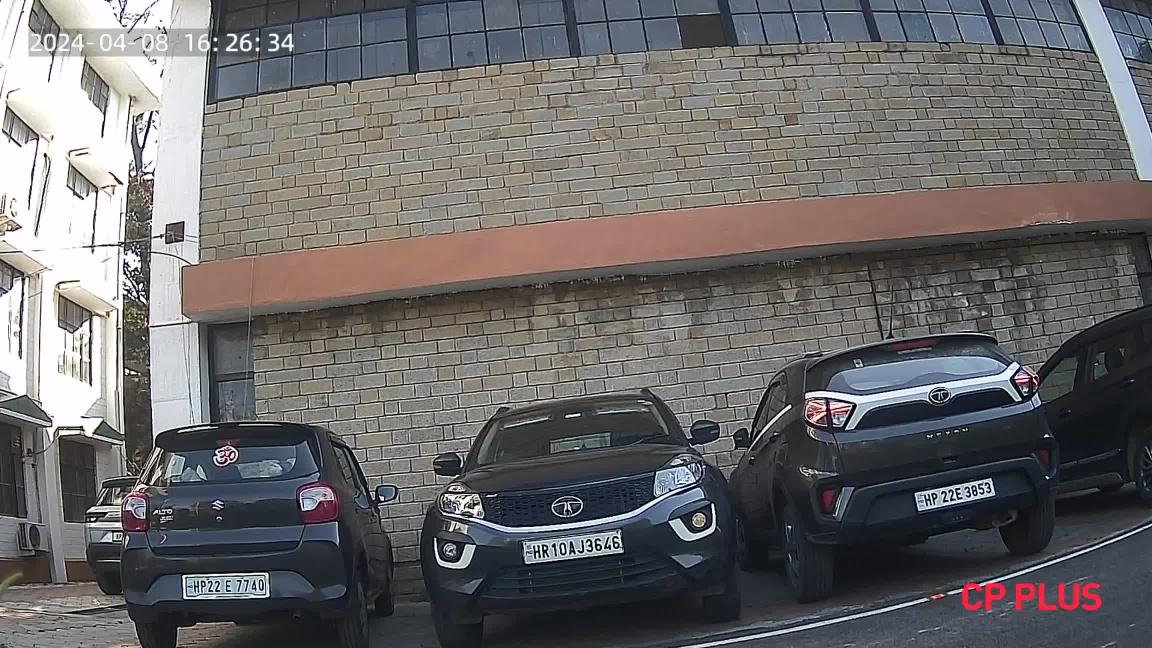
#> input picture controllers/parking-Python/171257379740342.jpg, 2304 x 1296 px (shown at 1/2 size)
$ python workshopmarking.py
#> lines starting #> are read from the running program, lines starting #| are printed output that depends on the picture
#> further down, image is the input picture: shape (1296, 2304, 3); mean B, G, R 105.9, 105.2, 107.2
import cv2 as cv
import pickle #its used to save the data and move it to some file

try:
    with open("workshopposn",'rb') as f:
        poslist=pickle.load(f)
except:
    poslist=[]

width,height=300,250
def rescaleframe(frame,scale=0.5):
#> called with scale = 0.5
    width=int(frame.shape[1]*scale)
#> width = 1152
    height=int(frame.shape[0]*scale)
#> height = 648
    dimensions=(width,height)
#> dimensions = (1152, 648)
    return cv.resize(frame,dimensions,interpolation=cv.INTER_AREA)
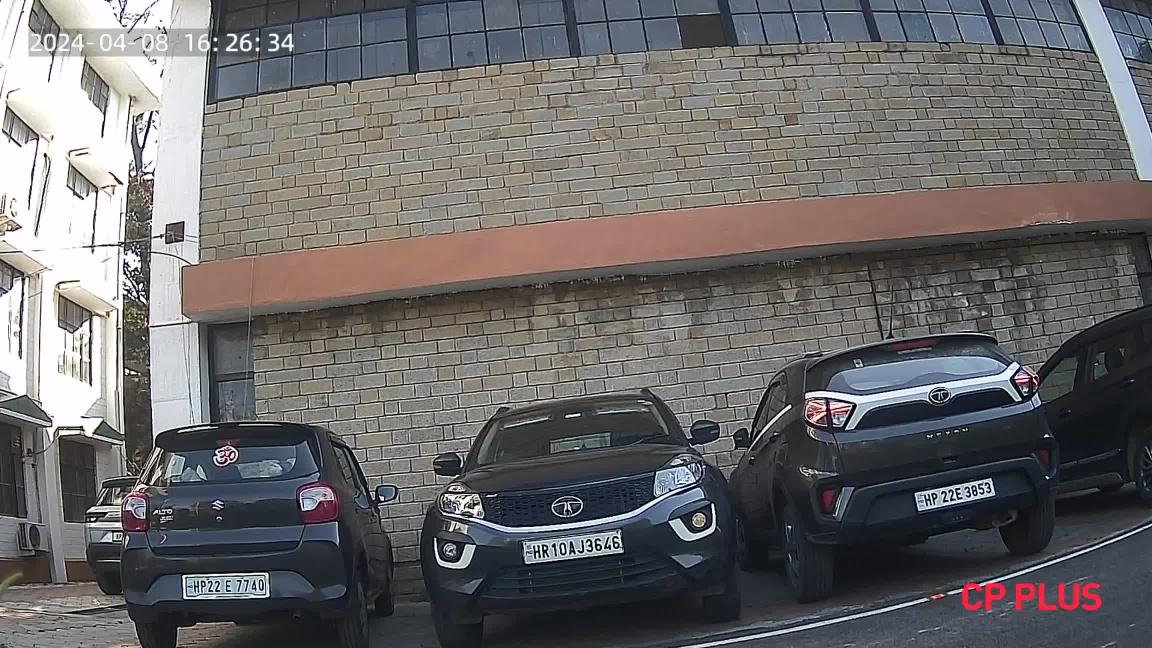
#> returned value: shape (648, 1152, 3); mean of channels 0, 1, 2 106, 105.3, 107.3; drawn as B, G, R
def mouseclick(events,x,y,flags,params):
    if events==cv.EVENT_LBUTTONDOWN:
        poslist.append((x,y))
    if events==cv.EVENT_RBUTTONDOWN:
        for i,pos in enumerate(poslist):
            x1,y1=pos
            if x1<x<x1+width and y1<y<y1+height:
                poslist.pop(i)
    with open("workshopposn",'wb') as f:
        pickle.dump(poslist,f)

while True:
    image=cv.imread("171257379740342.jpg")#new frames aren't generated
    image_r=rescaleframe(image)
    #we are not saving them
    for pos in poslist:
        cv.rectangle(image_r,pos,(pos[0]+width,pos[1]+height),(255,0,255),2)
    cv.imshow("img",image_r)
    cv.setMouseCallback("img",mouseclick)
    if cv.waitKey(1) &0xFF==ord("q"):
#> (key q is pressed here)
        break

$ run again, with controllers/parking-Python/kbh.jpeg copied over controllers/parking-Python/171257379740342.jpg
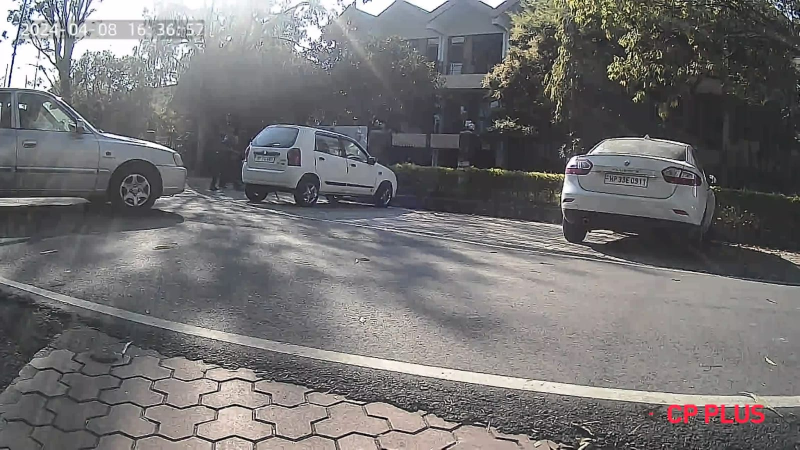
#> input picture controllers/parking-Python/kbh.jpeg, 1599 x 899 px (shown at 1/2 size)
#> image is the input picture: shape (899, 1599, 3); mean B, G, R 114.6, 113.8, 115.3
#> in rescaleframe, `return cv.resize(frame,dimensions,interpolation=cv.INTER_AREA)`:
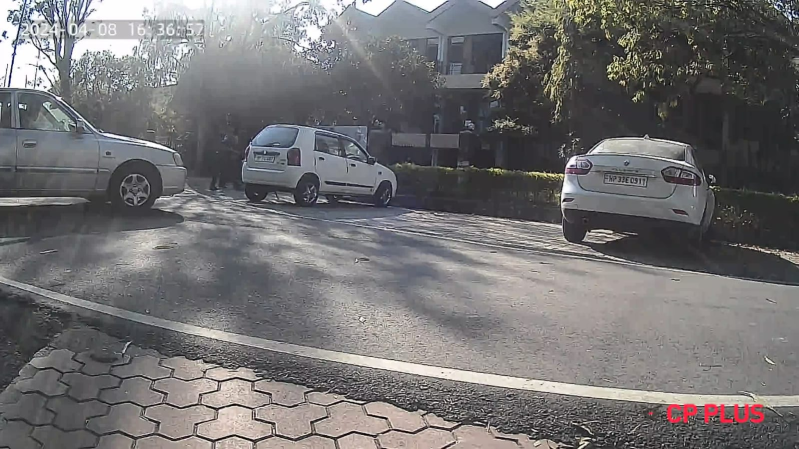
#> returned value: shape (449, 799, 3); mean of channels 0, 1, 2 114.6, 113.8, 115.3; drawn as B, G, R
